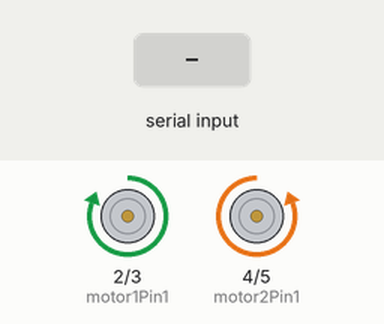
Bench run of a sketch on a simulated Arduino Uno, built with avr-gcc and run on an emulated ATmega328P. On the bench: motor-driver pin pairs drawn as motors (green arrow = first pin HIGH = forward, orange = second pin HIGH = backward, longer = more drive). Inputs (shaded band) come from the test bench. What the sketch prints to the serial monitor is not drawn.

Above: at 1.2 s.
1.3 s: "1" received over Serial
Timing chart, 0 to 4.3 s (numbered marks = the images above; inputs shaded):
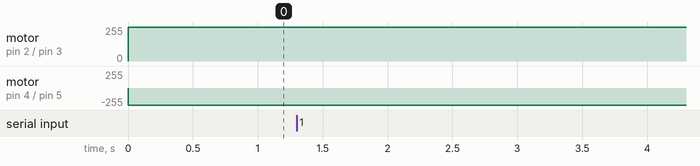

The sketch:

arduino.ino
```cpp
// Define motor pins
#define motor1Pin1  2
#define motor1Pin2  3
#define motor2Pin1  4
#define motor2Pin2  5

void setup() {
  // Set motor pins as outputs
  pinMode(motor1Pin1, OUTPUT);
  pinMode(motor1Pin2, OUTPUT);
  pinMode(motor2Pin1, OUTPUT);
  pinMode(motor2Pin2, OUTPUT);

  // Start serial communication with HC-06 module
  Serial.begin(9600); // Ensure this matches the baud rate of your HC-06 module
}

void loop() {
  // Check if data is available from Bluetooth
  if (Serial.available()) {
    int data = Serial.read();
    Serial.println(data); // Optional: For debugging via the Serial Monitor

    // If data is 1, stop rotating and move forward
    if (data == '1') { // Compare with character '1'
      stopMotors();
      moveForward();
    } else {
      // Rotate continuously
      rotate();
    }
  } else {
    // Rotate continuously
    rotate();
  }
}

void rotate() {
  // Rotate the robot by running motors in opposite directions
  digitalWrite(motor1Pin1, HIGH);
  digitalWrite(motor1Pin2, LOW);
  digitalWrite(motor2Pin1, LOW);
  digitalWrite(motor2Pin2, HIGH);
}

void moveForward() {
  // Move the robot forward by running both motors in the same direction
  digitalWrite(motor1Pin1, HIGH);
  digitalWrite(motor1Pin2, LOW);
  digitalWrite(motor2Pin1, HIGH);
  digitalWrite(motor2Pin2, LOW);
}

void stopMotors() {
  // Stop the motors
  digitalWrite(motor1Pin1, LOW);
  digitalWrite(motor1Pin2, LOW);
  digitalWrite(motor2Pin1, LOW);
  digitalWrite(motor2Pin2, LOW);
}
```
